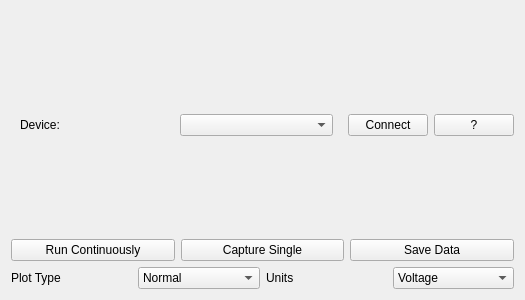
<?xml version="1.0" encoding="UTF-8"?>
<ui version="4.0">
 <class>MainWindow</class>
 <widget class="QWidget" name="MainWindow">
  <property name="geometry">
   <rect>
    <x>0</x>
    <y>0</y>
    <width>525</width>
    <height>300</height>
   </rect>
  </property>
  <property name="windowTitle">
   <string>P1255 Oscilloscope GUI</string>
  </property>
  <layout class="QVBoxLayout" name="verticalLayout">
   <item>
    <widget class="QWidget" name="plot_placeholder" native="true"/>
   </item>
   <item>
    <layout class="QHBoxLayout" name="horizontalLayout">
     <item>
      <widget class="QStackedWidget" name="connection_stack">
       <property name="currentIndex">
        <number>1</number>
       </property>
       <widget class="QWidget" name="custom_ip">
        <layout class="QHBoxLayout" name="horizontalLayout_5">
         <item>
          <widget class="QLabel" name="label">
           <property name="text">
            <string>IP</string>
           </property>
          </widget>
         </item>
         <item>
          <widget class="QLineEdit" name="ip_input"/>
         </item>
         <item>
          <widget class="QLabel" name="label_2">
           <property name="text">
            <string>Port</string>
           </property>
          </widget>
         </item>
         <item>
          <widget class="QSpinBox" name="port_input">
           <property name="minimum">
            <number>1</number>
           </property>
           <property name="maximum">
            <number>65535</number>
           </property>
           <property name="value">
            <number>3000</number>
           </property>
          </widget>
         </item>
        </layout>
       </widget>
       <widget class="QWidget" name="page_2">
        <layout class="QHBoxLayout" name="horizontalLayout_2">
         <item>
          <widget class="QLabel" name="label_3">
           <property name="text">
            <string>Device:</string>
           </property>
          </widget>
         </item>
         <item>
          <widget class="QComboBox" name="alias_combo"/>
         </item>
        </layout>
       </widget>
      </widget>
     </item>
     <item>
      <widget class="QPushButton" name="connect_button">
       <property name="text">
        <string>Connect</string>
       </property>
      </widget>
     </item>
     <item>
      <widget class="QPushButton" name="help_button">
       <property name="text">
        <string>?</string>
       </property>
      </widget>
     </item>
    </layout>
   </item>
   <item>
    <layout class="QHBoxLayout" name="horizontalLayout_4">
     <item>
      <widget class="QPushButton" name="run_button">
       <property name="text">
        <string>Run Continuously</string>
       </property>
       <property name="checkable">
        <bool>true</bool>
       </property>
      </widget>
     </item>
     <item>
      <widget class="QPushButton" name="capture_button">
       <property name="text">
        <string>Capture Single</string>
       </property>
      </widget>
     </item>
     <item>
      <widget class="QPushButton" name="save_button">
       <property name="text">
        <string>Save Data</string>
       </property>
      </widget>
     </item>
    </layout>
   </item>
   <item>
    <layout class="QHBoxLayout" name="horizontalLayout_3">
     <item>
      <widget class="QLabel" name="label_4">
       <property name="text">
        <string>Plot Type</string>
       </property>
      </widget>
     </item>
     <item>
      <widget class="QComboBox" name="display_mode_combo">
       <item>
        <property name="text">
         <string>Normal</string>
        </property>
       </item>
       <item>
        <property name="text">
         <string>X: Ch1, Y: Ch2</string>
        </property>
       </item>
       <item>
        <property name="text">
         <string>X: Ch2, Y: Ch1</string>
        </property>
       </item>
      </widget>
     </item>
     <item>
      <widget class="QLabel" name="label_5">
       <property name="text">
        <string>Units</string>
       </property>
      </widget>
     </item>
     <item>
      <widget class="QComboBox" name="unit_combo">
       <item>
        <property name="text">
         <string>Voltage</string>
        </property>
       </item>
       <item>
        <property name="text">
         <string>Divisions</string>
        </property>
       </item>
      </widget>
     </item>
    </layout>
   </item>
  </layout>
 </widget>
 <resources/>
 <connections/>
</ui>
